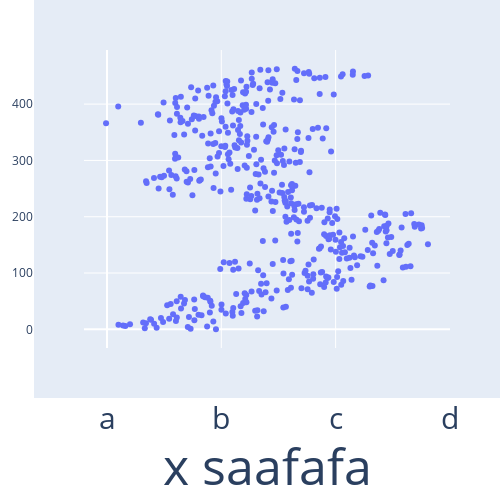

Here is the notebook cell this chart was saved with:
### Code cell
import plotly.graph_objects as go
fig=px.scatter(weather,x="Temperature AVG")
fig.update_layout(width=500,height=500,
                 margin=go.layout.Margin(t=50,l=50,r=50,pad=50),
                 xaxis=go.layout.XAxis(title_text="x saafafa",
                                      ticktext=["a","b","c","d"],
                                      tickvals=[0,20,40,60],
                                      tickmode="array",
                                      titlefont=dict(size=50),
                                      tickfont=dict(size=30)))
fig.update_xaxes(automargin=True)
fig.show()

### Figure 1 — Plotly figure (JSON) as saved in the notebook; plotly's stock layout.template omitted (floating-point values rounded to 4 significant figures; data arrays with more than 128 entries replaced by an {"elided": "..."} marker saying what was removed)
{"data": [{"hoverlabel": {"namelength": 0}, "hovertemplate": "Temperature AVG=%{x}", "legendgroup": "", "marker": {"color": "#636efa", "symbol": "circle"}, "mode": "markers", "name": "", "showlegend": false, "type": "scatter", "x": {"elided": "464 float values"}, "xaxis": "x", "yaxis": "y"}], "layout": {"height": 500, "legend": {"tracegroupgap": 0}, "margin": {"l": 50, "pad": 50, "r": 50, "t": 50}, "width": 500, "xaxis": {"automargin": true, "autorange": true, "range": [-4.024, 60.01], "tickfont": {"size": 30}, "tickmode": "array", "ticktext": ["a", "b", "c", "d"], "tickvals": [0, 20, 40, 60], "title": {"font": {"size": 50}, "text": "x saafafa"}, "type": "linear"}, "yaxis": {"anchor": "x", "autorange": true, "domain": [0, 1], "range": [-33.12, 496.1]}}}
